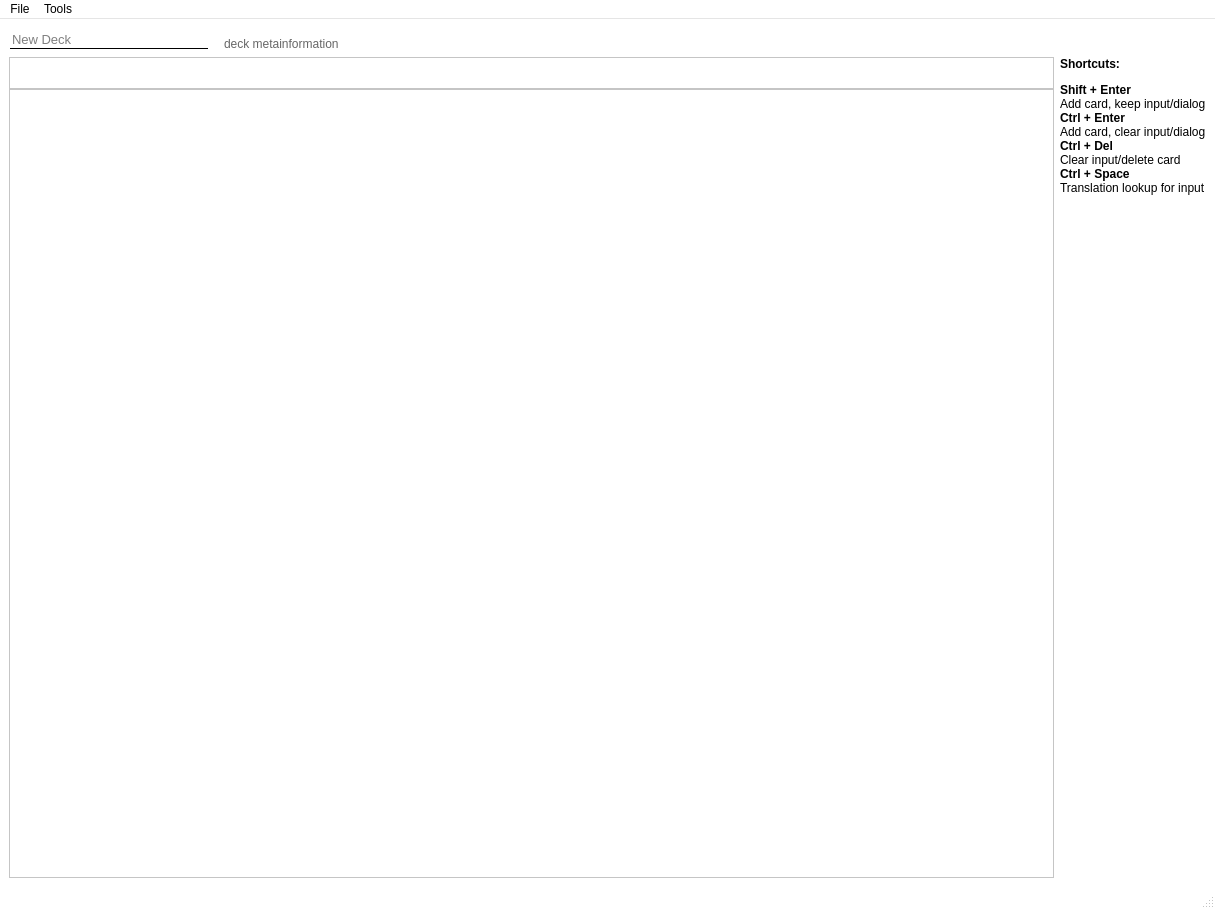
<?xml version="1.0" encoding="UTF-8"?>
<ui version="4.0">
 <class>MainWindow</class>
 <widget class="QMainWindow" name="MainWindow">
  <property name="geometry">
   <rect>
    <x>0</x>
    <y>0</y>
    <width>1215</width>
    <height>909</height>
   </rect>
  </property>
  <property name="minimumSize">
   <size>
    <width>640</width>
    <height>480</height>
   </size>
  </property>
  <property name="palette">
   <palette>
    <active>
     <colorrole role="Base">
      <brush brushstyle="SolidPattern">
       <color alpha="255">
        <red>255</red>
        <green>255</green>
        <blue>255</blue>
       </color>
      </brush>
     </colorrole>
     <colorrole role="Window">
      <brush brushstyle="SolidPattern">
       <color alpha="255">
        <red>255</red>
        <green>255</green>
        <blue>255</blue>
       </color>
      </brush>
     </colorrole>
    </active>
    <inactive>
     <colorrole role="Base">
      <brush brushstyle="SolidPattern">
       <color alpha="255">
        <red>255</red>
        <green>255</green>
        <blue>255</blue>
       </color>
      </brush>
     </colorrole>
     <colorrole role="Window">
      <brush brushstyle="SolidPattern">
       <color alpha="255">
        <red>255</red>
        <green>255</green>
        <blue>255</blue>
       </color>
      </brush>
     </colorrole>
    </inactive>
    <disabled>
     <colorrole role="Base">
      <brush brushstyle="SolidPattern">
       <color alpha="255">
        <red>255</red>
        <green>255</green>
        <blue>255</blue>
       </color>
      </brush>
     </colorrole>
     <colorrole role="Window">
      <brush brushstyle="SolidPattern">
       <color alpha="255">
        <red>255</red>
        <green>255</green>
        <blue>255</blue>
       </color>
      </brush>
     </colorrole>
    </disabled>
   </palette>
  </property>
  <property name="autoFillBackground">
   <bool>true</bool>
  </property>
  <widget class="QWidget" name="main_widget">
   <layout class="QGridLayout" name="main_layout">
    <property name="horizontalSpacing">
     <number>0</number>
    </property>
    <item row="0" column="0" colspan="3">
     <layout class="QHBoxLayout" name="_project_layout">
      <property name="spacing">
       <number>15</number>
      </property>
      <item>
       <widget class="QLineEdit" name="deck_name">
        <property name="sizePolicy">
         <sizepolicy hsizetype="Fixed" vsizetype="Fixed">
          <horstretch>0</horstretch>
          <verstretch>0</verstretch>
         </sizepolicy>
        </property>
        <property name="minimumSize">
         <size>
          <width>200</width>
          <height>0</height>
         </size>
        </property>
        <property name="font">
         <font>
          <pointsize>10</pointsize>
         </font>
        </property>
        <property name="styleSheet">
         <string notr="true">border-width: 1px;
border-style: solid;
border-color: white white black white ;</string>
        </property>
        <property name="frame">
         <bool>false</bool>
        </property>
        <property name="placeholderText">
         <string>New Deck</string>
        </property>
       </widget>
      </item>
      <item>
       <widget class="QLabel" name="deck_info">
        <property name="styleSheet">
         <string notr="true">color: #666</string>
        </property>
        <property name="text">
         <string>deck metainformation</string>
        </property>
        <property name="alignment">
         <set>Qt::AlignBottom|Qt::AlignLeading|Qt::AlignLeft</set>
        </property>
       </widget>
      </item>
      <item>
       <spacer name="_spacer">
        <property name="orientation">
         <enum>Qt::Horizontal</enum>
        </property>
        <property name="sizeHint" stdset="0">
         <size>
          <width>34</width>
          <height>20</height>
         </size>
        </property>
       </spacer>
      </item>
      <item>
       <widget class="QToolButton" name="tbutton_toggle_sidebar">
        <property name="autoRaise">
         <bool>true</bool>
        </property>
       </widget>
      </item>
     </layout>
    </item>
    <item row="1" column="0">
     <layout class="QVBoxLayout" name="_table_view_layout">
      <property name="spacing">
       <number>0</number>
      </property>
      <item>
       <widget class="QTableView" name="input_table_view_placeholder">
        <property name="maximumSize">
         <size>
          <width>16777215</width>
          <height>32</height>
         </size>
        </property>
       </widget>
      </item>
      <item>
       <widget class="QTableView" name="cards_table_view_placeholder"/>
      </item>
     </layout>
    </item>
    <item row="1" column="1">
     <widget class="QWidget" name="right_sidebar" native="true">
      <layout class="QGridLayout" name="_layout">
       <property name="leftMargin">
        <number>6</number>
       </property>
       <property name="topMargin">
        <number>0</number>
       </property>
       <property name="rightMargin">
        <number>0</number>
       </property>
       <property name="bottomMargin">
        <number>0</number>
       </property>
       <item row="1" column="0">
        <spacer name="_spacer_3">
         <property name="orientation">
          <enum>Qt::Vertical</enum>
         </property>
         <property name="sizeHint" stdset="0">
          <size>
           <width>0</width>
           <height>0</height>
          </size>
         </property>
        </spacer>
       </item>
       <item row="0" column="0">
        <widget class="QLabel" name="_help_label">
         <property name="text">
          <string>&lt;html&gt;&lt;head/&gt;&lt;body&gt;&lt;p&gt;&lt;span style=&quot; font-weight:700;&quot;&gt;Shortcuts:&lt;/span&gt;&lt;/p&gt;&lt;p&gt;&lt;span style=&quot; font-weight:700;&quot;&gt;Shift + Enter&lt;br/&gt;&lt;/span&gt;Add card, keep input/dialog&lt;br/&gt;&lt;span style=&quot; font-weight:700;&quot;&gt;Ctrl + Enter&lt;br/&gt;&lt;/span&gt;Add card, clear input/dialog&lt;br/&gt;&lt;span style=&quot; font-weight:700;&quot;&gt;Ctrl + Del&lt;br/&gt;&lt;/span&gt;Clear input/delete card&lt;br/&gt;&lt;span style=&quot; font-weight:700;&quot;&gt;Ctrl + Space&lt;br/&gt;&lt;/span&gt;Translation lookup for input&lt;/p&gt;&lt;/body&gt;&lt;/html&gt;</string>
         </property>
         <property name="textFormat">
          <enum>Qt::AutoText</enum>
         </property>
        </widget>
       </item>
      </layout>
     </widget>
    </item>
   </layout>
  </widget>
  <widget class="QStatusBar" name="app_status_bar_placeholder"/>
  <widget class="QMenuBar" name="_top_menu">
   <property name="geometry">
    <rect>
     <x>0</x>
     <y>0</y>
     <width>1215</width>
     <height>22</height>
    </rect>
   </property>
   <widget class="QMenu" name="_menu_deck">
    <property name="title">
     <string>File</string>
    </property>
    <addaction name="menu_new"/>
    <addaction name="menu_open"/>
    <addaction name="menu_save"/>
    <addaction name="menu_save_as"/>
    <addaction name="menu_export"/>
   </widget>
   <widget class="QMenu" name="_menu_tools">
    <property name="title">
     <string>Tools</string>
    </property>
    <addaction name="menu_toggle_sidebar"/>
   </widget>
   <addaction name="_menu_deck"/>
   <addaction name="_menu_tools"/>
  </widget>
  <action name="menu_save">
   <property name="text">
    <string>Save</string>
   </property>
   <property name="shortcut">
    <string>Ctrl+S</string>
   </property>
  </action>
  <action name="menu_save_as">
   <property name="text">
    <string>Save as...</string>
   </property>
   <property name="shortcut">
    <string>Ctrl+Shift+S</string>
   </property>
  </action>
  <action name="menu_open">
   <property name="text">
    <string>Open...</string>
   </property>
   <property name="shortcut">
    <string>Ctrl+O</string>
   </property>
  </action>
  <action name="menu_export">
   <property name="text">
    <string>Export to Anki...</string>
   </property>
   <property name="shortcut">
    <string>Ctrl+E</string>
   </property>
  </action>
  <action name="menu_new">
   <property name="text">
    <string>New deck</string>
   </property>
   <property name="shortcut">
    <string>Ctrl+N</string>
   </property>
  </action>
  <action name="menu_toggle_sidebar">
   <property name="checkable">
    <bool>true</bool>
   </property>
   <property name="checked">
    <bool>true</bool>
   </property>
   <property name="text">
    <string>Toggle Tools sidebar</string>
   </property>
   <property name="shortcut">
    <string>Ctrl+T</string>
   </property>
  </action>
 </widget>
 <resources/>
 <connections/>
</ui>
